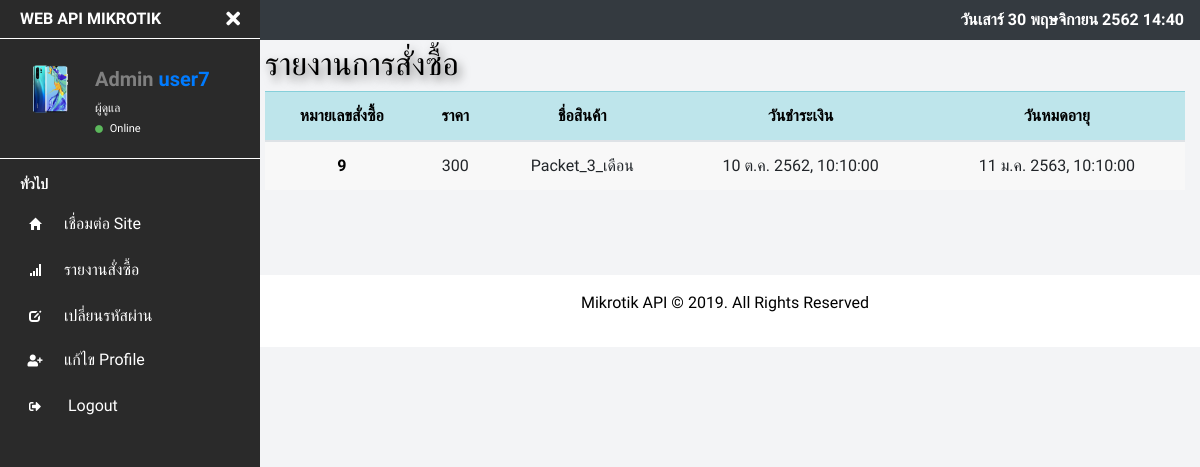
The page /siteadmin/order_report.php (signed in) on the database as committed earlier.
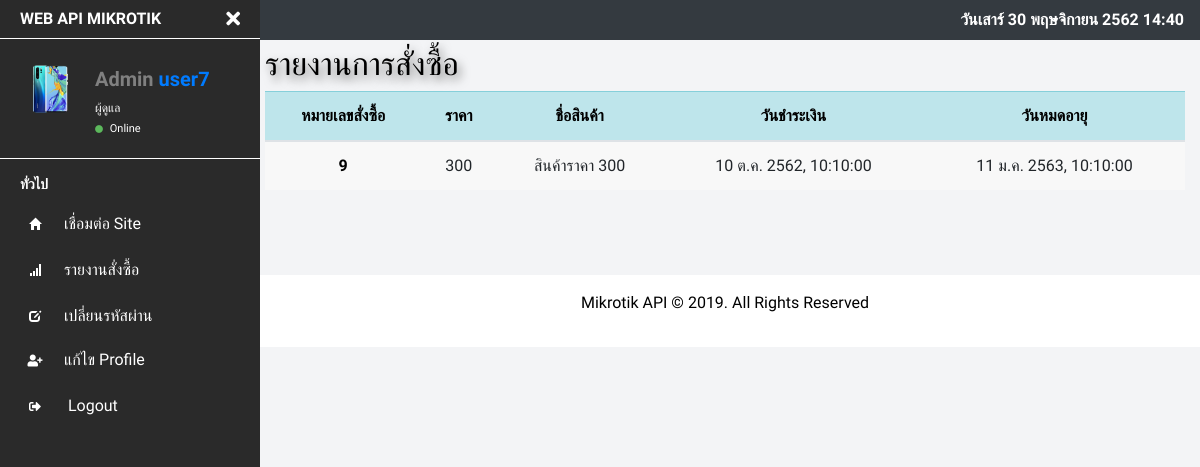
The same page on the database as committed later.
### tables this page shows
CREATE TABLE `orderpd` (
  `order_id` int(6) NOT NULL,
  `total_cash` int(10) NOT NULL,
  `appointment` datetime NOT NULL,
  `product_id` int(6) NOT NULL,
  `cus_id` int(6) NOT NULL
);

CREATE TABLE `product` (
  `product_id` int(6) NOT NULL,
  `product_name` varchar(15) NOT NULL,
  `price` int(100) NOT NULL,
  `title` varchar(255) NOT NULL,
  `function` varchar(255) NOT NULL,
  `image` varchar(255) NOT NULL
);

CREATE TABLE `payment` (
  `payment_id` int(6) NOT NULL,
  `payment_at` varchar(15) NOT NULL,
  `transfer_date` datetime NOT NULL,
  `expired_date` datetime NOT NULL,
  `amount` int(15) NOT NULL,
  `slip_name` varchar(40) NOT NULL,
  `paid` int(2) NOT NULL,
  `order_id` int(6) NOT NULL
);

### includes/datethai_function.php (called while the page is built)
<?php
function DateThai($strDate)
{
	$strYear = date("Y",strtotime($strDate))+543;
	$strMonth= date("n",strtotime($strDate));
	$strDay= date("j",strtotime($strDate));
	$strHour= date("H",strtotime($strDate));
	$strMinute= date("i",strtotime($strDate));
	$strSeconds= date("s",strtotime($strDate));
	$strMonthCut = Array("","ม.ค.","ก.พ.","มี.ค.","เม.ย.","พ.ค.","มิ.ย.","ก.ค.","ส.ค.","ก.ย.","ต.ค.","พ.ย.","ธ.ค.");
	$strMonthThai=$strMonthCut[$strMonth];
	return "$strDay $strMonthThai $strYear, $strHour:$strMinute:$strSeconds";
}
?>

### siteadmin/order_report.php (the view, shortened to what this page needs)
<?php
include('../includes/datethai_function.php');
include('../process/site_admin/function.php');
$statement = $conn->prepare("SELECT * FROM orderpd AS a
INNER JOIN product AS b on a.product_id = b.product_id
INNER JOIN siteadmin AS c on a.cus_id = c.cus_id
INNER JOIN payment AS d on a.order_id = d.order_id
WHERE c.cus_id = :cus_id");
$statement->bindParam(':cus_id', $_SESSION['cus_id']);
$statement->execute();
$result = $statement->fetchAll();
?>
<!DOCTYPE html>
<html>
<head>
    <?php include_once("../includes/template_backend/admin/head_tag_contents.php"); ?>
</head>
<body>
    <?php include("../includes/template_backend/admin/bar_top.php"); ?>
    <div class="page-wrapper chiller-theme toggled">
        <?php include("../includes/template_backend/site_admin/navigation.php"); ?>
        <main class="page-content">
            <div class="container-fluid">
                <h2>รายงานการสั่งซื้อ</h2>
                <div class="row">
                    <div class="form-group col-md-12">
                        <div class="table-responsive">
                            <table class="table">
                                <thead class="table-info">
                                    <tr>
                                        <th scope="col">หมายเลขสั่งซื้อ</th>
                                        <th scope="col">ราคา</th>
                                        <th scope="col">ชื่อสินค้า</th>
                                        <th scope="col">วันชำระเงิน</th>
                                        <th scope="col">วันหมดอายุ</th>
                                    </tr>
                                </thead>
                                <tbody>
                                    <?php foreach ($result as $result2) { ?>
                                        <tr>
                                            <th scope="row"><?= $result2['order_id'] ?></th>
                                            <td><?= $result2['total_cash'] ?></td>
                                            <td><?= $result2['product_name'] ?></td>
                                            <td><?= dateThai($result2['transfer_date']) ?></td>
                                            <td><?= dateThai($result2['expired_date']) ?></td>
                                        </tr>
                                    <?php } ?>
                                </tbody>
                            </table>
                        </div>
                        <br /><br />
                    </div>
                </div>
            </div>
            <?php include("../includes/template_backend/admin/footer.php"); ?>
        </main>
    </div>
</body>
</html>

Rows that differ between the two databases and show on the page:
changed through a linked row, orderpd: product.product_name "Packet_3_เดือน" → "สินค้าราคา 300"
